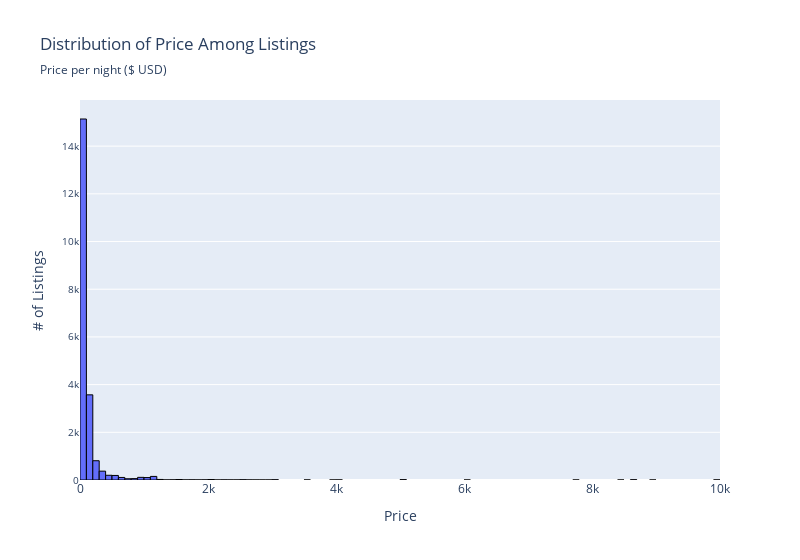

Notebook code cell kept with this figure:
### Code cell
# Distribución de precios

# airbnb_df['price'].head()

airbnb_price_count = airbnb_df['price']
airbnb_price_count

price_hist = px.histogram(
    data_frame = airbnb_price_count,
    x = 'price',
    nbins = 150,
    width = 800,
    title = 'Distribution of Price Among Listings',
    subtitle= 'Price per night ($ USD)'
)

price_hist.update_traces(
    marker=dict(
        line=dict(color="black", width=1)   
    )
)

price_hist.update_layout(
    uniformtext_minsize=10,
    uniformtext_mode='hide',
    yaxis = dict(
        title = dict (
            text = '# of Listings'
        ),
        tickfont=dict(size=10)  
    ),
    xaxis = dict(
        title = dict (
            text = 'Price'
        ),
        tickfont=dict(size=12)  
    )
)

### Figure 1 — Plotly figure (JSON) as saved in the notebook; plotly's stock layout.template omitted (floating-point values rounded to 4 significant figures; data arrays with more than 128 entries replaced by an {"elided": "..."} marker saying what was removed)
{"data": [{"bingroup": "x", "hovertemplate": "price=%{x}<br>count=%{y}<extra></extra>", "legendgroup": "", "marker": {"color": "#636efa", "line": {"color": "black", "width": 1}, "pattern": {"shape": ""}}, "name": "", "nbinsx": 150, "orientation": "v", "showlegend": false, "type": "histogram", "x": {"elided": "21020 float values"}, "xaxis": "x", "yaxis": "y"}], "layout": {"barmode": "relative", "legend": {"tracegroupgap": 0}, "title": {"subtitle": {"text": "Price per night ($ USD)"}, "text": "Distribution of Price Among Listings"}, "uniformtext": {"minsize": 10, "mode": "hide"}, "width": 800, "xaxis": {"anchor": "y", "domain": [0, 1], "tickfont": {"size": 12}, "title": {"text": "Price"}}, "yaxis": {"anchor": "x", "domain": [0, 1], "tickfont": {"size": 10}, "title": {"text": "# of Listings"}}}}
